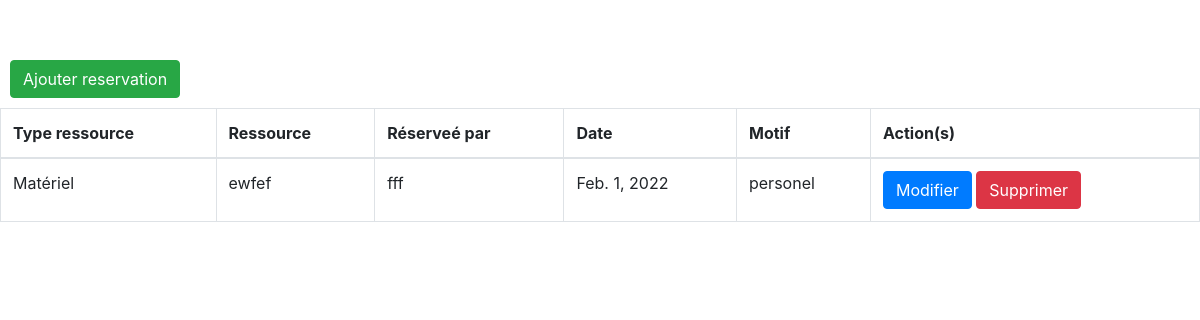
Page /reservation/ on the committed database.
### srcApp/models.py (models this page shows)
class Reservation(models.Model):
    reservateur = models.ForeignKey(Personnel, on_delete=models.CASCADE)
    ressource = models.ForeignKey(Ressource, on_delete=models.CASCADE)
    date_de_reservation = models.DateField()
    motif_de_reservation = models.CharField(max_length=255)
    UniqueConstraint(fields=['ressource', 'date_de_reservation'], name='reservation_unique_de_la_ressource_par_date')

class Ressource(models.Model):
    natureRes = models.TextChoices ('Batiment','Matériel')
    codeRess = models.fields.CharField(max_length = 5)
    typeRess = models.fields.CharField(choices=natureRes.choices, max_length=10)
    nomRess = models.fields.CharField(max_length=50)
    def __str__(self):
        return f'{self.nomRess}'

class Personnel(models.Model):
    rolelist = models.TextChoices('Utilisateur', 'Administrateur')
    codePerso = models.fields.CharField(max_length=4)
    nom = models.fields.CharField(max_length=50)
    prenom = models.fields.CharField(max_length=50)
    typePerso = models.ForeignKey(TypePerso, null=True, on_delete=models.SET_NULL)
    dateNaiss = models.fields.IntegerField(
    validators=[MinValueValidator(1900), MaxValueValidator(2004)])
    chefService = models.BooleanField
    role = models.fields.CharField(choices=rolelist.choices, max_length=50)
    account = models.OneToOneField(User, null=True, on_delete=models.CASCADE)
    def __str__(self):
        return f'{self.nom}'

### srcApp/views.py (the view)
# urls.py: path('reservation/', views.reservation, name='reservation'),
def reservation(request):
    datas = Reservation.objects.all()
    return render(request,"reservHome.html", {'datas':datas})

### srcApp/templates/reservHome.html (shortened to what this page needs)
{% extends 'base.html' %}
        {% block content %}
        <div style="display:inline-block">
        <a class="btn btn-success " style="margin:10px" href="{% url 'create_reservation' %}">Ajouter reservation</a>
        </div>
         <table class="table table-bordered mx-auto" >
        <thead>
        <tr>
        <th>Type ressource</th>
        <th>Ressource</th>
        <th>Réserveé par</th>
        <th>Date </th>
        <th>Motif</th>
        <th>Action(s)</th>
        </tr>
        </thead>
        <tbody id="myTable">
        {% for reservation in datas %}
        <tr>
        <td>{{ reservation.ressource.typeRess }}</td>
        <td>{{ reservation.ressource }}</td>
        <td>{{ reservation.reservateur }}</td>
        <td>{{ reservation.date_de_reservation }}</td>
        <td>{{ reservation.motif_de_reservation }}</td>
        <td>
        <div style="display:inline-block">
        <a class="btn btn-primary" href="{% url 'update_reservation' reservation.id %}">Modifier</a>
        <a  class="btn btn-danger" href="{% url 'delete_reservation' reservation.id %}">Supprimer</a>
        </div>
        </td>
        </tr>
        {% endfor %}
        </tbody>
        </table>
        {% endblock %}

### srcApp/static/css/styles.css (style rules this page uses)
html, body { width: 100%; height: 100%; }

### rows in the picture
Reservation: ressource.typeRess "Matériel", ressource "ewfef", reservateur "fff", date_de_reservation "Feb. 1, 2022", motif_de_reservation "personel"
